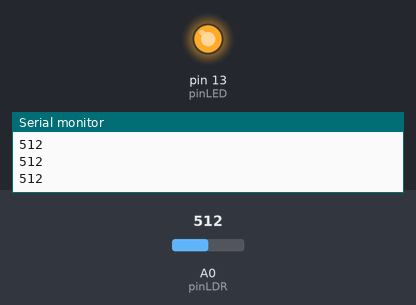
Bench run of a sketch on a simulated Arduino Uno, built with avr-gcc and run on an emulated ATmega328P. Parts: output pins drawn as LEDs (lit = HIGH), the last lines printed to the serial monitor. Inputs (shaded band) come from the test bench; at power-on: A0 (pinLDR) = 512.

Above: at 1.2 s.
1.3 s: A0 (pinLDR) set to 492
At 2.1 s:
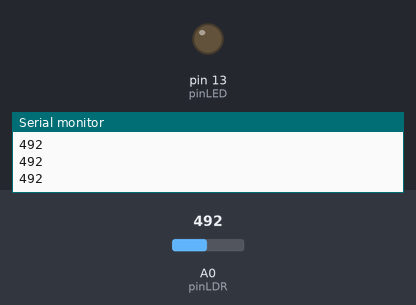
2.8 s: A0 (pinLDR) set to 510
At 3.4 s:
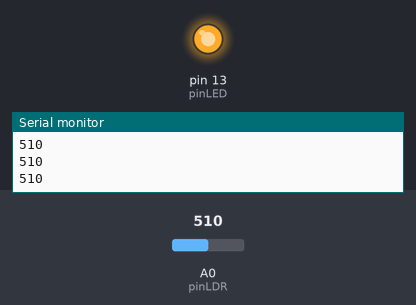
4.3 s: A0 (pinLDR) set to 490
At 5.6 s:
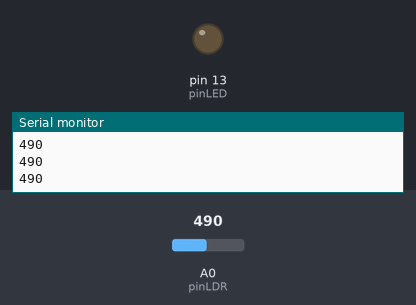
Timing chart, 0 to 7.3 s (numbered marks = the images above; inputs shaded):
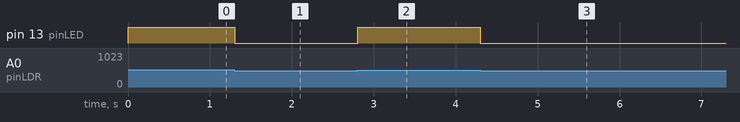

Measured:
- the behaviour switches between 501 and 500 on A0 (pinLDR) (found by bisection; images 0 and 1)
- after the input at 1.3 s, pin 13 (pinLED): HIGH → LOW at once
- after the input at 2.8 s, pin 13 (pinLED): LOW → HIGH at once
- after the input at 4.3 s, pin 13 (pinLED): HIGH → LOW at once

The sketch:

D_B_Photocell_LED_turn_on.ino
```cpp
// Déclaration des variables
int pinLED = 13; // broche sur laquelle est branchée la LED
int valeurSeuil = 500; // variable pour indiquer la valeur de seuil
int sensorValue; // pour les données de la photocell
int pinLDR = A0; // pour déterminer quelle entrée est utilisé par la photocell sur la carte Arduino


void setup() {
  // initialise la broche pin = 13 de la carte comme sortie
  pinMode(pinLED, OUTPUT);
  // initialisation du port série à un débit de 9600 par seconde
  Serial.begin(9600);
}

void loop() {
  // On attribue à la variable sensorValue les données analogiques reçu sur la broche
  // A0 de l'ordinateur. La fonction analogRead() permet de faire cela.
  sensorValue = analogRead(pinLDR);

  if ( sensorValue > valeurSeuil) { // Si la valeur de la LDR est superieure à la valeur de seuil …
    digitalWrite(pinLED, HIGH); //… on allume la LED
  } else { // … Sinon …
    digitalWrite(pinLED, LOW); // … on éteint la LED
  }

  // On envoie les valeurs de la variable sensorValue
  // au port série de l'ordinateur
  Serial.println(sensorValue);
  delay(1);        // Delai de 1 milliseconde pour stabiliser le transfert

}
```
